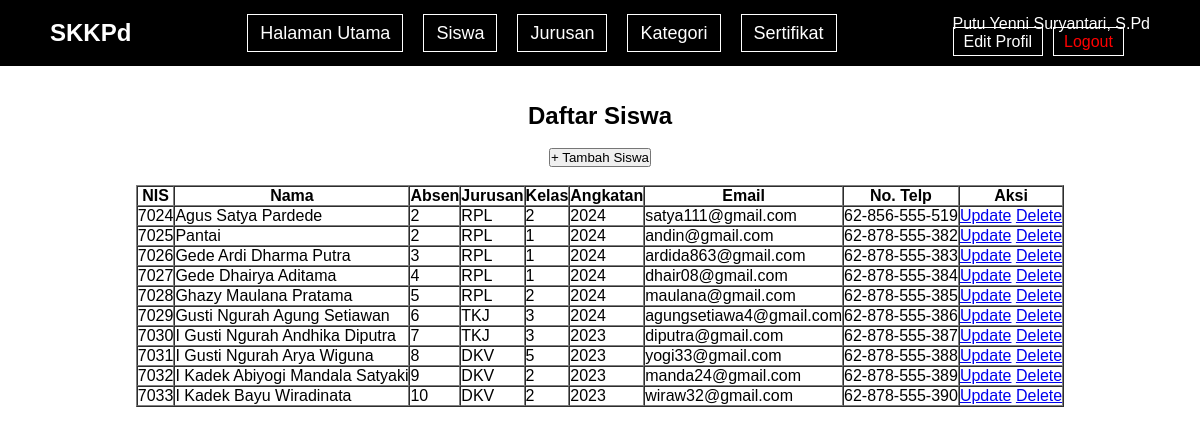
Page /tampilan/halaman_utama.php?page=siswa (signed in) on the committed database.
### tables this page shows
CREATE TABLE `siswa` (
  `NIS` int(5) NOT NULL,
  `No_Absen` int(2) NOT NULL,
  `Nama_Siswa` varchar(50) NOT NULL,
  `No_Telp` varchar(15) NOT NULL,
  `Email` varchar(30) NOT NULL,
  `Id_Jurusan` char(2) NOT NULL,
  `Kelas` int(3) NOT NULL,
  `Angkatan` int(5) NOT NULL
);

CREATE TABLE `jurusan` (
  `Id_Jurusan` char(2) NOT NULL,
  `Jurusan` varchar(5) NOT NULL
);

### tampilan/siswa.php (the view, shortened to what this page needs)
<center>
    <h2>Daftar Siswa</h2><br>
    <button onclick="window.location.href='halaman_utama.php?page=tambah_siswa';">+ Tambah Siswa</button><br><br>
    <table border="1" cellpadding="10" cellspacing="0">
        <tr>
            <th>NIS</th>
            <th>Nama</th>
            <th>Absen</th>
            <th>Jurusan</th>
            <th>Kelas</th>
            <th>Angkatan</th>
            <th>Email</th>
            <th>No. Telp</th>
            <th>Aksi</th>
        </tr>
        <?php
    $data_siswa = mysqli_query($koneksi, "SELECT * FROM siswa INNER JOIN jurusan USING(Id_Jurusan)");
    while($data = mysqli_fetch_assoc($data_siswa)){
    ?>
        <tr>
            <td><?= $data['NIS'] ?></td>
            <td><?= $data['Nama_Siswa'] ?></td>
            <td><?= $data['No_Absen'] ?></td>
            <td><?= $data['Jurusan'] ?></td>
            <td><?= $data['Kelas'] ?></td>
            <td><?= $data['Angkatan'] ?></td>
            <td><?= $data['Email'] ?></td>
            <td><?= $data['No_Telp'] ?></td>
            <td>
                <a href="halaman_utama.php?page=ubah_siswa&nis=<?= $data['NIS'] ?>">Update</a>
                <a href="halaman_utama.php?page=siswa&nis=<?= $data['NIS'] ?>"
                    onclick="return confirm('Yakin mau hapus?');">Delete</a>
            </td>
        </tr>
        <?php
    }
    ?>
    </table>
</center>

### tampilan/halaman_utama.php (style rules this page uses)
* { margin: 0; padding: 0; box-sizing: border-box }
body { font-family: Arial, sans-serif }

### rows in the picture
siswa: NIS "7024", Nama_Siswa "Agus Satya Pardede", No_Absen "2", Id_Jurusan.Jurusan "RPL", Kelas "2", Angkatan "2024", Email "satya111@gmail.com", No_Telp "62-856-555-519"
siswa: NIS "7025", Nama_Siswa "Pantai", No_Absen "2", Id_Jurusan.Jurusan "RPL", Kelas "1", Angkatan "2024", Email "andin@gmail.com", No_Telp "62-878-555-382"
siswa: NIS "7026", Nama_Siswa "Gede Ardi Dharma Putra", No_Absen "3", Id_Jurusan.Jurusan "RPL", Kelas "1", Angkatan "2024", Email "ardida863@gmail.com", No_Telp "62-878-555-383"
siswa: NIS "7027", Nama_Siswa "Gede Dhairya Aditama", No_Absen "4", Id_Jurusan.Jurusan "RPL", Kelas "1", Angkatan "2024", Email "dhair08@gmail.com", No_Telp "62-878-555-384"
siswa: NIS "7028", Nama_Siswa "Ghazy Maulana Pratama", No_Absen "5", Id_Jurusan.Jurusan "RPL", Kelas "2", Angkatan "2024", Email "maulana@gmail.com", No_Telp "62-878-555-385"
siswa: NIS "7029", Nama_Siswa "Gusti Ngurah Agung Setiawan", No_Absen "6", Id_Jurusan.Jurusan "TKJ", Kelas "3", Angkatan "2024", Email "agungsetiawa4@gmail.com", No_Telp "62-878-555-386"
siswa: NIS "7030", Nama_Siswa "I Gusti Ngurah Andhika Diputra", No_Absen "7", Id_Jurusan.Jurusan "TKJ", Kelas "3", Angkatan "2023", Email "diputra@gmail.com", No_Telp "62-878-555-387"
siswa: NIS "7031", Nama_Siswa "I Gusti Ngurah Arya Wiguna", No_Absen "8", Id_Jurusan.Jurusan "DKV", Kelas "5", Angkatan "2023", Email "yogi33@gmail.com", No_Telp "62-878-555-388"
siswa: NIS "7032", Nama_Siswa "I Kadek Abiyogi Mandala Satyaki", No_Absen "9", Id_Jurusan.Jurusan "DKV", Kelas "2", Angkatan "2023", Email "manda24@gmail.com", No_Telp "62-878-555-389"
siswa: NIS "7033", Nama_Siswa "I Kadek Bayu Wiradinata", No_Absen "10", Id_Jurusan.Jurusan "DKV", Kelas "2", Angkatan "2023", Email "wiraw32@gmail.com", No_Telp "62-878-555-390"

### other values in the picture
$_COOKIE['nama_lengkap'] "Putu Yenni Suryantari, S.Pd"
